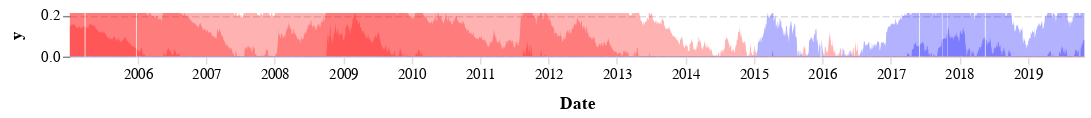

The code cell stored with this chart in its notebook:
### Code cell
r.properties(
    width=700,
    height=30
)

### Figure 1 — Vega-Lite specification as saved in the notebook (floating-point values rounded to 4 significant figures; data arrays with more than 128 entries replaced by an {"elided": "..."} marker saying what was removed)
{"$schema": "https://vega.github.io/schema/vega-lite/v3.4.0.json", "config": {"area": {"fill": "#1696d2"}, "axisX": {"domain": true, "domainColor": "#DEDDDD", "domainDashOffset": 10, "domainWidth": 1, "grid": false, "labelAngle": 0, "labelFont": "Avenir", "labelFontSize": 10, "tickColor": "#DEDDDD", "titleFont": "Avenir", "titleFontSize": 12, "titlePadding": 10}, "axisY": {"domain": false, "domainDashOffset": 10, "grid": true, "gridColor": "#DEDDDD", "gridDash": [5, 2], "gridWidth": 1, "labelAngle": 0, "labelFont": "Avenir", "labelFontSize": 10, "titleFont": "Avenir", "titleFontSize": 12, "titlePadding": 10}, "bar": {"fill": "#1696d2", "strokeWidth": 0}, "guide-title": {"color": "Monospace", "font": "Avenir", "fontSize": 15}, "legend": {"labelFont": "Avenir", "labelFontSize": 12, "symbolSize": 100, "symbolType": "square", "title": "", "titleFont": "Avenir", "titleFontSize": 12}, "line": {"color": "#1696d2", "stroke": "#1696d2", "strokeWidth": 1}, "path": {"stroke": "#1696d2"}, "point": {"filled": true}, "range": {"category": ["#1696d2", "#d2d2d2", "#000000", "#fdbf11", "#ec008b", "#55b748", "#5c5859", "#db2b27"], "diverging": ["#cfe8f3", "#a2d4ec", "#73bfe2", "#46abdb", "#1696d2", "#12719e"]}, "text": {"align": "right", "color": "#1696d2", "font": "Avenir", "fontSize": 12, "fontWeight": 400, "size": 11}, "title": {"anchor": "start", "color": "#4d4d4d", "font": "Avenir", "fontSize": 20}, "trail": {"color": "#1696d2", "stroke": "#1696d2"}, "view": {"strokeWidth": 0}}, "data": {"name": "data-3bc4a658e184c7abcc4b2f3c397282eb"}, "datasets": {"data-3bc4a658e184c7abcc4b2f3c397282eb": {"elided": "3773 records"}}, "height": 30, "layer": [{"encoding": {"x": {"field": "Date", "scale": {"nice": false, "zero": false}, "type": "temporal"}, "y": {"field": "pos_level0", "scale": {"domain": [0, 0.2111]}, "title": "y", "type": "quantitative"}}, "mark": {"clip": true, "color": "blue", "opacity": 0.3, "type": "area"}}, {"encoding": {"x": {"field": "Date", "scale": {"nice": false, "zero": false}, "type": "temporal"}, "y": {"field": "neg_level0", "scale": {"domain": [0, 0.2111]}, "title": "y", "type": "quantitative"}}, "mark": {"clip": true, "color": "red", "opacity": 0.3, "type": "area"}}, {"encoding": {"x": {"field": "Date", "scale": {"nice": false, "zero": false}, "type": "temporal"}, "y": {"field": "pos_level1", "scale": {"domain": [0, 0.2111]}, "title": "y", "type": "quantitative"}}, "mark": {"clip": true, "color": "blue", "opacity": 0.3, "type": "area"}}, {"encoding": {"x": {"field": "Date", "scale": {"nice": false, "zero": false}, "type": "temporal"}, "y": {"field": "neg_level1", "scale": {"domain": [0, 0.2111]}, "title": "y", "type": "quantitative"}}, "mark": {"clip": true, "color": "red", "opacity": 0.3, "type": "area"}}, {"encoding": {"x": {"field": "Date", "scale": {"nice": false, "zero": false}, "type": "temporal"}, "y": {"field": "pos_level2", "scale": {"domain": [0, 0.2111]}, "title": "y", "type": "quantitative"}}, "mark": {"clip": true, "color": "blue", "opacity": 0.3, "type": "area"}}, {"encoding": {"x": {"field": "Date", "scale": {"nice": false, "zero": false}, "type": "temporal"}, "y": {"field": "neg_level2", "scale": {"domain": [0, 0.2111]}, "title": "y", "type": "quantitative"}}, "mark": {"clip": true, "color": "red", "opacity": 0.3, "type": "area"}}], "width": 700}
